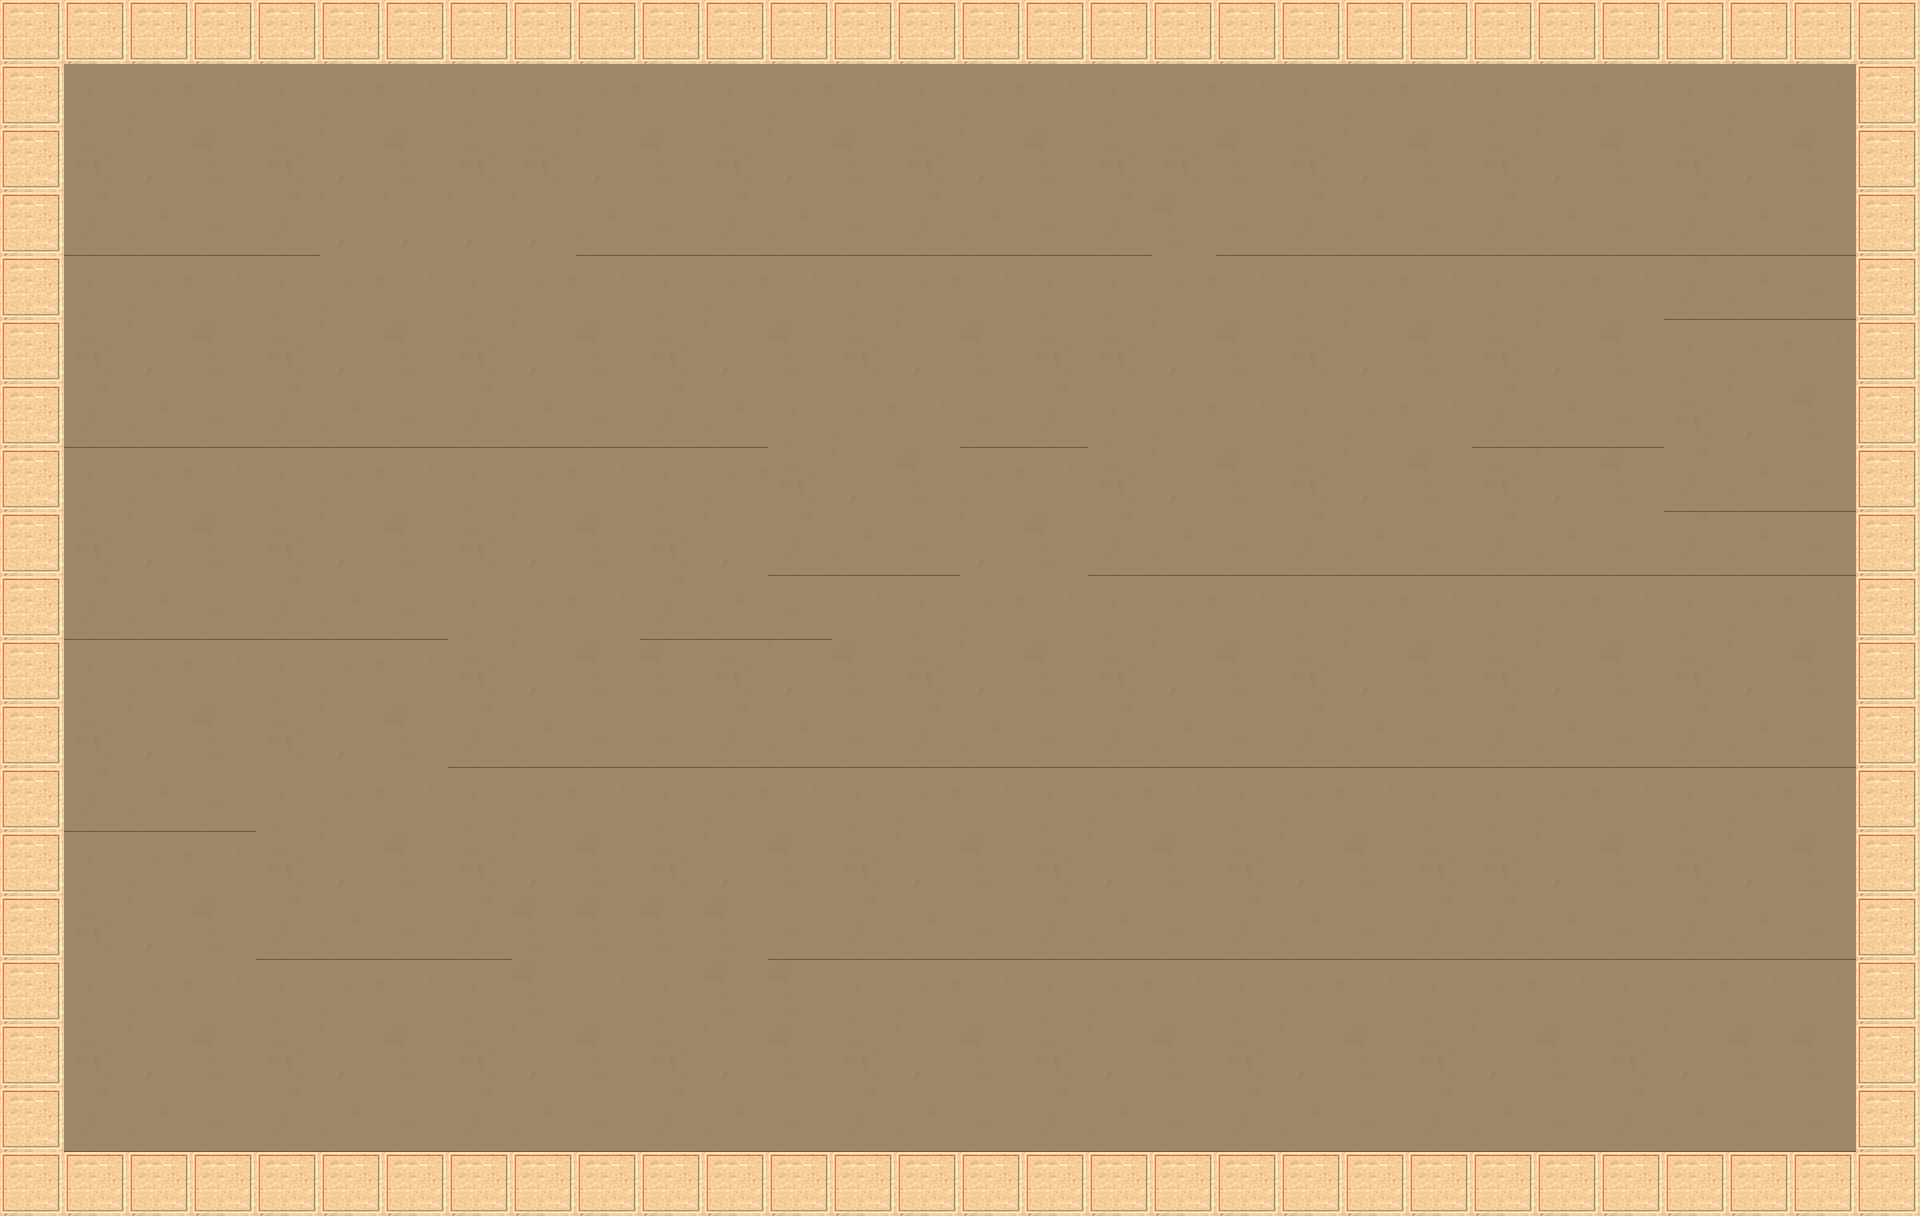

The image is a tile-based game level rendered from a .tmx file. Its description and complete source (layers, tilesets, objects, tile grids) follow:
An orthogonal 30x19 tile map with 64x64 px tiles, 1 tile layer (bg) and 9 objects.

<map version="1.8" tiledversion="1.8.2" orientation="orthogonal" renderorder="right-down" width="30" height="19" tilewidth="64" tileheight="64" infinite="0" nextlayerid="21" nextobjectid="70">
 <tileset firstgid="1" source="tempTileset.tsx" />
 <layer id="1" name="bg" width="30" height="19">
  <data encoding="csv">
1,1,1,1,1,1,1,1,1,1,1,1,1,1,1,1,1,1,1,1,1,1,1,1,1,1,1,1,1,1,
1,2,3,4,2,3,4,2,2,3,4,2,3,4,2,3,4,2,3,4,2,3,4,2,3,4,2,3,4,1,
1,7,8,9,7,8,9,7,7,8,9,7,8,9,7,8,9,7,7,9,7,8,9,7,8,9,7,8,9,1,
1,12,13,14,12,8,8,8,8,13,14,12,13,14,12,13,14,12,9,14,12,13,14,12,13,14,12,13,14,1,
1,2,3,4,2,3,4,2,3,4,2,3,4,2,3,4,2,2,3,4,2,3,4,2,3,4,12,13,14,1,
1,7,8,9,7,8,9,7,8,9,7,8,9,7,8,9,7,7,8,9,7,8,9,7,8,9,2,3,4,1,
1,12,13,14,12,13,14,12,13,14,12,13,2,3,4,14,12,2,3,4,2,3,4,12,13,14,7,8,9,1,
1,2,3,4,2,3,4,2,3,4,2,3,7,8,9,3,4,7,8,9,7,8,9,7,8,9,12,13,14,1,
1,7,8,9,7,8,9,7,8,9,7,8,12,13,14,8,9,12,13,14,12,13,14,12,13,14,12,13,14,1,
1,12,13,14,12,13,14,2,3,4,12,13,14,4,2,3,4,2,3,4,2,3,4,2,3,4,2,3,4,1,
1,2,3,4,2,3,4,7,8,9,9,7,8,9,7,8,9,7,8,9,7,8,9,7,8,9,7,8,9,1,
1,7,8,9,7,8,9,12,13,14,14,12,13,14,12,13,14,12,13,14,12,13,14,12,13,14,12,13,14,1,
1,12,13,14,2,3,4,2,3,4,2,3,4,2,3,4,2,3,4,2,3,4,2,2,3,4,2,3,4,1,
1,2,3,4,7,8,9,7,8,9,7,8,9,7,8,9,7,8,9,7,8,9,7,7,8,9,7,8,9,1,
1,7,8,9,12,13,14,12,9,9,9,9,14,12,13,14,12,13,14,12,13,14,12,12,13,14,12,13,14,1,
1,2,3,4,2,3,4,2,9,4,2,9,9,2,3,4,2,3,4,2,3,4,2,3,4,2,3,4,4,1,
1,7,8,9,7,8,9,7,8,9,7,8,9,7,8,9,7,8,9,7,8,9,7,8,9,7,8,9,9,1,
1,12,13,14,12,13,14,12,13,14,12,13,14,12,13,14,12,13,14,12,13,14,12,13,14,12,13,14,14,1,
1,1,1,1,1,1,1,1,1,1,1,1,1,1,1,1,1,1,1,1,1,1,1,1,1,1,1,1,1,1
</data>
 </layer>
 <objectgroup id="7" name="startray">
  <object id="19" x="191.03" y="322.182" width="64" height="64">
   <properties>
    <property name="angle" type="float" value="0" />
    <property name="lightSource" type="bool" value="true" />
   </properties>
  </object>
 </objectgroup>
 <objectgroup id="8" name="goal">
  <object id="20" x="166.364" y="706.36" width="156" height="156">
   <properties>
    <property name="goal" type="bool" value="true" />
   </properties>
  </object>
 </objectgroup>
 <objectgroup id="18" name="mover">
  <properties>
   <property name="mover" type="bool" value="true" />
  </properties>
  <object id="66" x="704" y="720" width="168" height="168">
   <properties>
    <property name="mover" type="bool" value="true" />
   </properties>
  </object>
  <object id="67" x="780" y="814">
   <properties>
    <property name="track" type="bool" value="true" />
   </properties>
   <polyline points="2,-68 0,-190" />
  </object>
 </objectgroup>
 <objectgroup id="20" name="Copy of mover">
  <properties>
   <property name="mover" type="bool" value="true" />
  </properties>
  <object id="68" x="704" y="256" width="168" height="168">
   <properties>
    <property name="mover" type="bool" value="true" />
   </properties>
  </object>
  <object id="69" x="758" y="680">
   <properties>
    <property name="track" type="bool" value="true" />
   </properties>
   <polyline points="26,-290 24,-170" />
  </object>
 </objectgroup>
 <objectgroup id="2" name="colliders">
  <properties>
   <property name="collidable" type="bool" value="true" />
  </properties>
  <object id="16" x="1856" y="-192" height="1792" />
  <object id="18" x="64" y="-192" height="1792" />
 </objectgroup>
 <objectgroup id="3" name="mirrrors">
  <properties>
   <property name="mirror" type="bool" value="true" />
  </properties>
  <object id="64" x="1408" y="128">
   <polyline points="0,0 448,448 0,896" />
  </object>
 </objectgroup>
</map>
